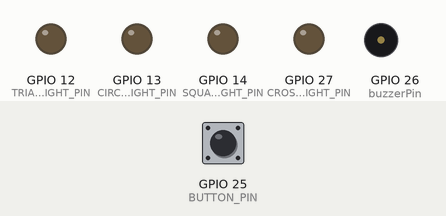
This sketch was run on a simulated ESP32. Shown: output pins drawn as LEDs (lit = HIGH), buzzer (waves = sounding, pin HIGH). Inputs (shaded band) come from the test bench; at power-on: GPIO 25 (BUTTON_PIN) HIGH. WiFi joins after 1.5 s; servers stay silent unless stated; not simulated (calls return 0 or success): secrets.h; what the sketch prints to the serial monitor is not drawn.

Above: at 2.7 s.
2.8 s: GPIO 25 (BUTTON_PIN) pulled LOW for 0.15 s
At 2.87 s:
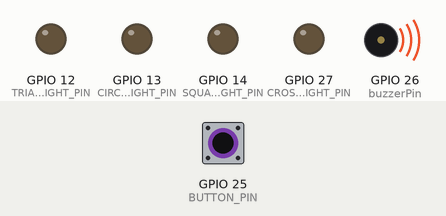
4.4 s: GPIO 25 (BUTTON_PIN) pulled LOW for 3.2 s
At 8.0 s:
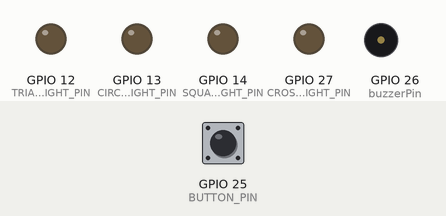
Timing chart, 0 to 9.5 s (numbered marks = the images above; inputs shaded):
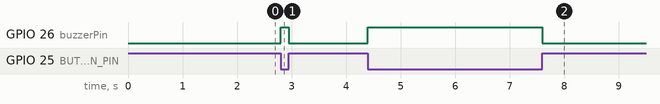

Measured:
- after the input at 2.8 s, GPIO 26 (buzzerPin): LOW → HIGH at once, → LOW 0.15 s later
- after the input at 4.4 s, GPIO 26 (buzzerPin): LOW → HIGH at once, → LOW 3.2 s later

The sketch:

psx-smart-lights.ino
```cpp
#include "wifi-connection.h"
#include "ota.h"
#include "button.h"
#include "lights.h"
#include "lights-mode-breeze.h"
#include "buzzer.h"

Lights lights;
LightsModeBreeze lightsModeBreeze(&lights);

void setup() {
  Serial.begin(115200);
  Serial.println("setup()");
  Buzzer::setup();
  Button::setup();
  lights.setup();
  WiFiConnection::setup(&lights);
  lightsModeBreeze.setup(12000);
  OTA::setup();
}

void loop() {
  WiFiConnection::loop(&lights);
  OTA::loop();
  Button::loop();
  lights.loop();
  lightsModeBreeze.loop();
  Buzzer::loop();
}
```

button.cpp
```cpp
#include "esp32-hal-gpio.h"
#include "button.h"
#include "lights.h"
#include "buzzer.h"

#define BUTTON_PIN 25

void Button::setup() {
  pinMode(BUTTON_PIN, INPUT_PULLUP);
}

void Button::loop() {
  if(digitalRead(BUTTON_PIN) == LOW) {
    Buzzer::on();
  } else {
    Buzzer::off();
  }
}
```

button.h
```cpp
#ifndef BUTTON_H
#define BUTTON_H

#include <Arduino.h>

class Button {
  public:
    static void setup();
    static void loop();
};

#endif
```

buzzer.cpp
```cpp
#include "esp32-hal-ledc.h"
#include "buzzer.h"

#define buzzerPin 26

unsigned long Buzzer::stopBeepMillis = 0UL;
unsigned int Buzzer::currentLevel = 0;

void Buzzer::setup() {
  pinMode(buzzerPin, OUTPUT);
}

void Buzzer::on() {
  digitalWrite(buzzerPin, HIGH);
}

void Buzzer::off() {
digitalWrite(buzzerPin, LOW);
}

void Buzzer::loop() {
  if (Buzzer::stopBeepMillis != 0UL && millis() > stopBeepMillis) {
    off();
  }
}


void Buzzer::beep(int durationInMs) {
  Buzzer::stopBeepMillis = millis() + durationInMs;
  on();
}
```

buzzer.h
```cpp
#ifndef BUZZER_H
#define BUZZER_H

#include <Arduino.h>

class Buzzer {
  private:
    static unsigned long stopBeepMillis;
    static unsigned int currentLevel;
  public:
    static void setup();
    static void loop();
    static void on();
    static void off();
    static void beep(int durationInMs);
};

#endif
```

light.cpp
```cpp
#include "light.h"

#define defaultFrequency 500  //Fréquence PWM de 1 KHz
#define resolution 8          // Résolution de 8 bits, 256 valeurs possibles

Light::Light(int pin, int pwmChannel) {
  this->pin = pin;
  this->pwmChannel = pwmChannel;
  this->setup();
}

void Light::setup() {
  ledcAttach(
    this->pin,
    defaultFrequency,
    resolution);
}

void Light::loop() {
}

void Light::on() {
  ledcWriteChannel(
    this->pwmChannel,
    255);
}

void Light::dim(int brightness) {
  ledcWriteChannel(
    this->pwmChannel,
    brightness);
}

void Light::off() {
  ledcWriteChannel(
    this->pwmChannel,
    0);
}
```

light.h
```cpp
#ifndef LIGHT_H
#define LIGHT_H

#include <Arduino.h>

class Light {
  private:
    int pin;
    int pwmChannel;
  public:
    Light(int pin, int pwmChannel);
    void setup();
    void loop();
    void on();
    void dim(int brightness);
    void off();
};

#endif
```

lights-mode-breeze.cpp
```cpp
#include "lights-mode-breeze.h"

LightsModeBreeze::LightsModeBreeze(Lights *lights) {
  this->lights = lights;
}

void LightsModeBreeze::setup(int cycleDurationInMs) {
  this->cycleDurationInMs = cycleDurationInMs;
  this->cycleStartMillis = millis();
}

void LightsModeBreeze::loop() {
  int cycleLength = (millis() - this->cycleStartMillis) % this->cycleDurationInMs;
  float cycleLengthRatio = (cycleLength * 1.0 / this->cycleDurationInMs * 1.0);
  int brightness = cycleLengthRatio < 0.5 ? cycleLengthRatio * 2.0 * 255.0 : (1.0-cycleLengthRatio) * 2.0 * 255.0;
  this->lights->dim(brightness);
}
```

lights-mode-breeze.h
```cpp
#ifndef LIGHTS_MODE_BREEZE_H
#define LIGHTS_MODE_BREEZE_H

#include <Arduino.h>
#include "lights.h"

class LightsModeBreeze {
  private:
    Lights *lights;
    int cycleDurationInMs;
    unsigned long cycleStartMillis;
  public:
    LightsModeBreeze(Lights *lights);
    void setup(int cycleDurationInMs);
    void loop();
};

#endif
```

lights.cpp
```cpp
#include "esp32-hal-gpio.h"
#include "lights.h"
#include "light.h"

#define TRIANGLE_LIGHT_PIN 12
#define CIRCLE_LIGHT_PIN 13
#define CROSS_LIGHT_PIN 27
#define SQUARE_LIGHT_PIN 14

Lights::Lights(void)
  : triangle(TRIANGLE_LIGHT_PIN, 0),
    circle(CIRCLE_LIGHT_PIN, 1),
    cross(CROSS_LIGHT_PIN, 2),
    square(SQUARE_LIGHT_PIN, 3) {
}

void Lights::setup() {
}

void Lights::loop() {
}


void Lights::on() {
  this->triangle.on();
  this->circle.on();
  this->cross.on();
  this->square.on();
}

void Lights::dim(int brightness) {
  this->triangle.dim(brightness);
  this->circle.dim(brightness);
  this->cross.dim(brightness);
  this->square.dim(brightness);
}

void Lights::off() {
  this->triangle.off();
  this->circle.off();
  this->cross.off();
  this->square.off();
}

void Lights::breeze(int cycleDurationInMs) {

}
```

lights.h
```cpp
#ifndef LIGHTS_H
#define LIGHTS_H

#include <Arduino.h>
#include "light.h"

class Lights {
  private:
    Light triangle;
    Light circle;
    Light cross;
    Light square;
  public:
    Lights(void);
    void setup();
    void loop();
    void on();
    void dim(int brightness);
    void off();
    void breeze(int cycleDurationInMs);
};

#endif
```

ota.cpp
```cpp
#include <ArduinoOTA.h>
#include "ota.h"

void OTA::setup() {
  ArduinoOTA.onStart([]() {
    String type;
    if (ArduinoOTA.getCommand() == U_FLASH) {
      type = "sketch";
    } else {  // U_FS
      type = "filesystem";
    }

    // NOTE: if updating FS this would be the place to unmount FS using FS.end()
    Serial.println("Start updating " + type);
  });
  ArduinoOTA.onEnd([]() {
    Serial.println("\nEnd");
  });
  ArduinoOTA.onProgress([](unsigned int progress, unsigned int total) {
    Serial.printf("Progress: %u%%\r", (progress / (total / 100)));
  });
  ArduinoOTA.onError([](ota_error_t error) {
    Serial.printf("Error[%u]: ", error);
    if (error == OTA_AUTH_ERROR) {
      Serial.println("Auth Failed");
    } else if (error == OTA_BEGIN_ERROR) {
      Serial.println("Begin Failed");
    } else if (error == OTA_CONNECT_ERROR) {
      Serial.println("Connect Failed");
    } else if (error == OTA_RECEIVE_ERROR) {
      Serial.println("Receive Failed");
    } else if (error == OTA_END_ERROR) {
      Serial.println("End Failed");
    }
  });
  ArduinoOTA.begin();
}

void OTA::loop() {
  ArduinoOTA.handle();
}
```

ota.h
```cpp
#ifndef OTA_H
#define OTA_H

class OTA {
  public:
    static void setup();
    static void loop();
};

#endif
```

wifi-connection.cpp
```cpp
#include <WiFi.h>
#include "wifi-connection.h"
#include "secrets.h"
#include "lights.h"

unsigned int WiFiConnection::nbConnection = 0;

void WiFiConnection::setup(Lights *lights) {
  WiFi.begin(WIFI_SSID, WIFI_PASSWORD);
  //Serial.print("Connexion en cours ");
  int retry = 0;
  while (WiFi.status() != WL_CONNECTED) {
    for (int i = 0; i < 256; i++) {
      lights->dim(i);
      delay(1);
    }

    for (int i = 255; i >= 0; i--) {
      lights->dim(i);
      delay(1);
    }

    retry ++;

    if(retry == 20) {
      ESP.restart();
    }
    //Serial.print(".");
  }
  lights->off();
  nbConnection++;
  Serial.println("");
  Serial.print("Connecté au WIFI avec l'adresse IP : ");
  Serial.println(WiFi.localIP());
}

void WiFiConnection::loop(Lights *lights) {
  if(WiFi.status() != WL_CONNECTED) {
    setup(lights);
  }
}
```

wifi-connection.h
```cpp
#ifndef WIFI_CONNECTION_H
#define WIFI_CONNECTION_H

#include <Arduino.h>
#include "lights.h"

class WiFiConnection {
  public:
    static unsigned int nbConnection;
    static void setup(Lights *lights);
    static void loop(Lights *lights);
};

#endif
```
